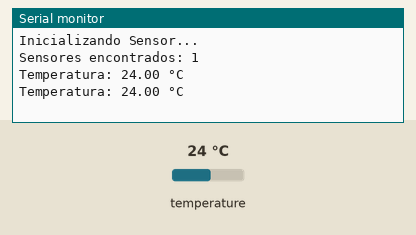
Recording of a sketch running on a simulated Arduino Uno, built with avr-gcc and run on an emulated ATmega328P. Parts: the last lines printed to the serial monitor. The test bench sets the inputs (shaded band); at power-on: temperature 24 °C.

Above: at 3.3 s.
3.4 s: temperature set to 12 °C
At 5.1 s:
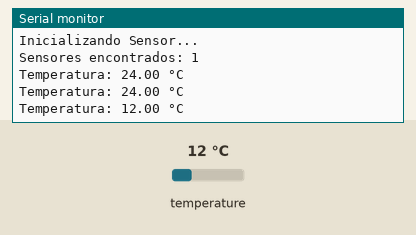
5.9 s: temperature set to 19 °C
At 6.4 s:
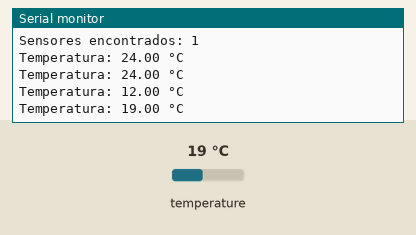
Timing chart, 0 to 8.9 s (numbered marks = the images above; inputs shaded):
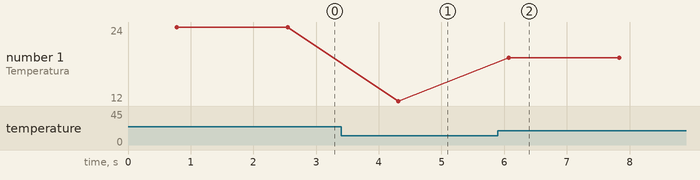

The sketch:

esboco_sensor_temp.ino
```cpp
#include <OneWire.h>
#include <DallasTemperature.h>

#define ONE_WIRE_BUS 4  // pino conectado ao DATA

OneWire oneWire(ONE_WIRE_BUS);
DallasTemperature sensors(&oneWire);

void setup() {
  Serial.begin(115200);
  sensors.begin();
  Serial.println("Inicializando Sensor...");

  if (sensors.getDeviceCount() == 0) {
    Serial.println("Nenhum sensor encontrado!");
  } else {
    Serial.print("Sensores encontrados: ");
    Serial.println(sensors.getDeviceCount());
  }
}

void loop() {
  sensors.requestTemperatures();
  float tempC = sensors.getTempCByIndex(0);

  if (tempC == DEVICE_DISCONNECTED_C) {
    Serial.println("Erro: Sensor desconectado!");
  } else {
    Serial.print("Temperatura: ");
    Serial.print(tempC);
    Serial.println(" °C");
  }

  delay(1000);
}
```

Measured:
- after the input at 3.4 s, the serial monitor: prints a new line after 0.91 s (image 1)
- after the input at 5.9 s, the serial monitor: prints a new line after 0.17 s (image 2)
- plotted number 1: 24 → 12 after the input at 3.4 s, 12 → 19 after the input at 5.9 s
